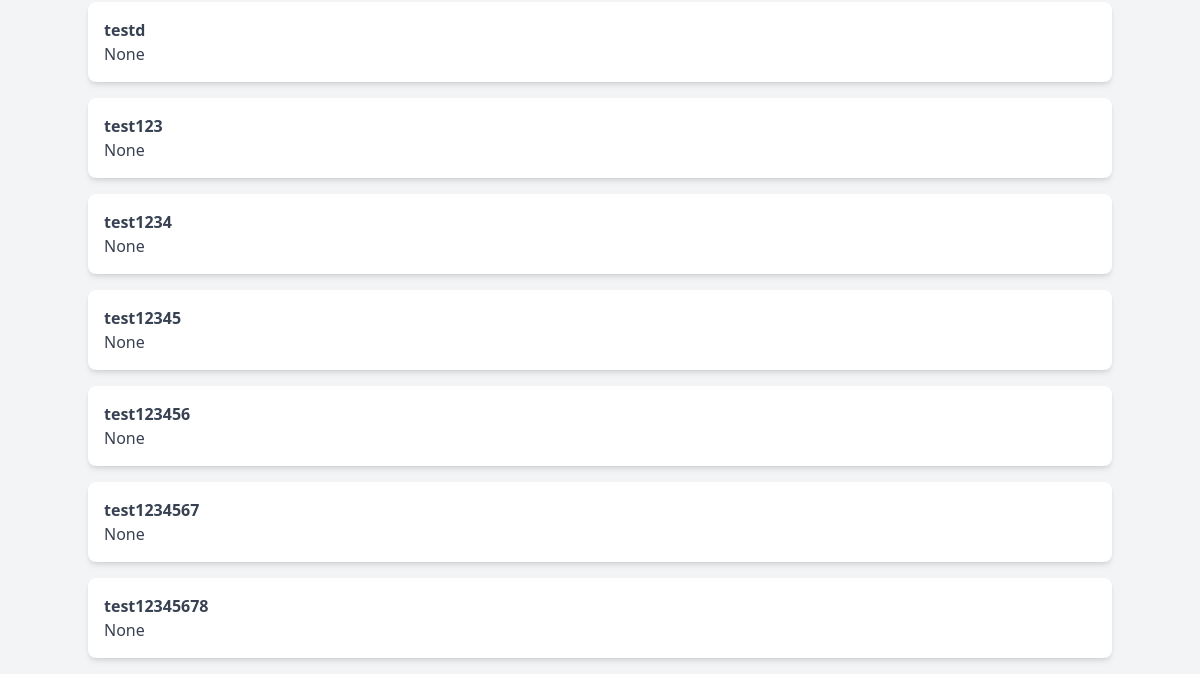
The app's page /users/ (lower part), older data.
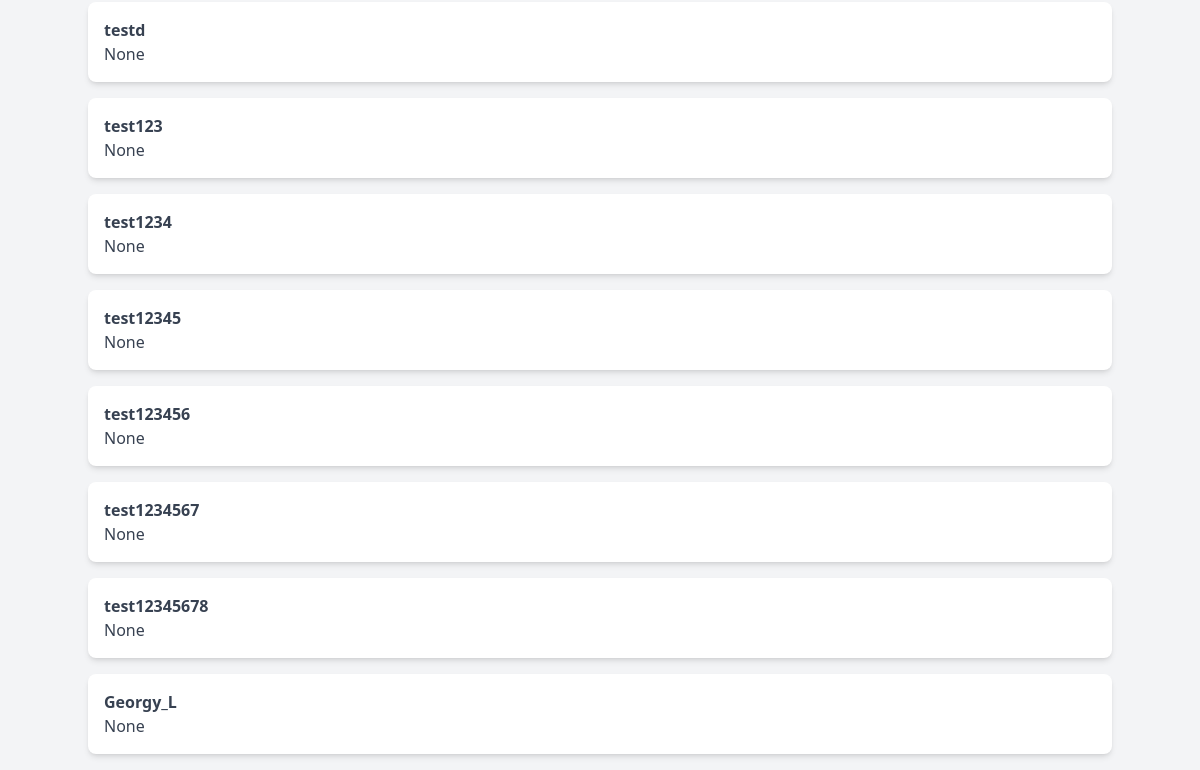
The same page, newer data.
### app/models.py (models this page shows)
class User(Base):
    __tablename__ = 'users'
    id = Column(Integer, primary_key=True, index=True)
    username = Column(String, unique=True, index=True)
    avatar_url = Column(String)
    bio = Column(Text)
    email = Column(String, unique=True, index=True)
    hashed_password = Column(String)
    tags = relationship("Tag", secondary=user_tag_association, back_populates="users")

### app/api/users.py (the view)
@router.get("/users/")
async def get_users(request: Request, db: Session = Depends(get_db)):
    all_users = db.query(models.User).all()
    print(all_users)
    context = {"request": request, "users": all_users}
    return templates.TemplateResponse("users.html", context)

### app/templates/users.html (shortened to what this page needs)
{% extends 'base.html' %}
{% block content %}
<main class="container mx-auto mt-8">
    <ul>
        {% for user in users %}
        <li class="mb-4">
            <div class="bg-white rounded-lg p-4 shadow-md">
                <strong class="text-gray-700">{{ user.username }}</strong>
                <p class="text-gray-700">{{ user.bio }}</p>
            </div>
        </li>
        {% endfor %}
    </ul>
</main>
{% endblock %}

### app/templates/base.html (shortened to what this page needs)
<!DOCTYPE html>
<html lang="en">
<head>
    <link href="{{ url_for('static', path='/css/output.css?v=2.4') }}" rel="stylesheet">
</head>
<body class="bg-gray-100 font-sans">
    {% block content %}{% endblock %}
</body>
</html>

Row changes from the older to the newer data that the page shows:
added User: username "Georgy_L", bio "None"
